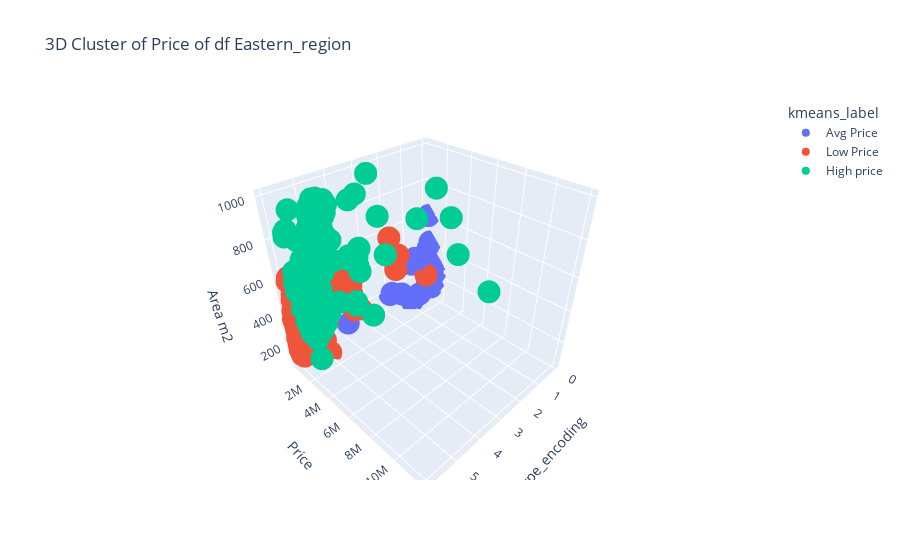

Notebook code cell kept with this figure:
### Markdown cell above
## 3d chart

### Code cell
import plotly.express as px

# Create a temporary copy for plotting (without modifying X)
X_plot = X.copy()

# Ensure kmeans column exists and convert to integer type first (if needed)
if 'kmeans' in X_plot.columns:
    X_plot['kmeans'] = X_plot['kmeans'].astype(int)  # Ensure it's an integer
    X_plot['kmeans_label'] = X_plot['kmeans'].replace({0: 'Avg Price', 1: 'Low Price', 2: 'High price'}).astype(str)  # Replace & Convert to string

# Create 3D scatter plot with updated labels
fig = px.scatter_3d(X_plot, x='Type_encoding', y='Price', z='Area m2',
                    color='kmeans_label', title="3D Cluster of Price of df Eastern_region")

# Show the plot
fig.show()

### Figure 1 — Plotly figure (JSON) as saved in the notebook; plotly's stock layout.template omitted (floating-point values rounded to 4 significant figures; data arrays with more than 128 entries replaced by an {"elided": "..."} marker saying what was removed)
{"data": [{"hovertemplate": "kmeans_label=Avg Price<br>Type_encoding=%{x}<br>Price=%{y}<br>Area m2=%{z}<extra></extra>", "legendgroup": "Avg Price", "marker": {"color": "#636efa", "symbol": "circle"}, "mode": "markers", "name": "Avg Price", "scene": "scene", "showlegend": true, "type": "scatter3d", "x": {"elided": "692 int values"}, "y": {"elided": "692 int values"}, "z": {"elided": "692 int values"}}, {"hovertemplate": "kmeans_label=Low Price<br>Type_encoding=%{x}<br>Price=%{y}<br>Area m2=%{z}<extra></extra>", "legendgroup": "Low Price", "marker": {"color": "#EF553B", "symbol": "circle"}, "mode": "markers", "name": "Low Price", "scene": "scene", "showlegend": true, "type": "scatter3d", "x": {"elided": "704 int values"}, "y": {"elided": "704 int values"}, "z": {"elided": "704 int values"}}, {"hovertemplate": "kmeans_label=High price<br>Type_encoding=%{x}<br>Price=%{y}<br>Area m2=%{z}<extra></extra>", "legendgroup": "High price", "marker": {"color": "#00cc96", "symbol": "circle"}, "mode": "markers", "name": "High price", "scene": "scene", "showlegend": true, "type": "scatter3d", "x": {"elided": "258 int values"}, "y": {"elided": "258 int values"}, "z": {"elided": "258 int values"}}], "layout": {"legend": {"title": {"text": "kmeans_label"}, "tracegroupgap": 0}, "scene": {"domain": {"x": [0, 1], "y": [0, 1]}, "xaxis": {"title": {"text": "Type_encoding"}}, "yaxis": {"title": {"text": "Price"}}, "zaxis": {"title": {"text": "Area m2"}}}, "title": {"text": "3D Cluster of Price of df Eastern_region"}}}
